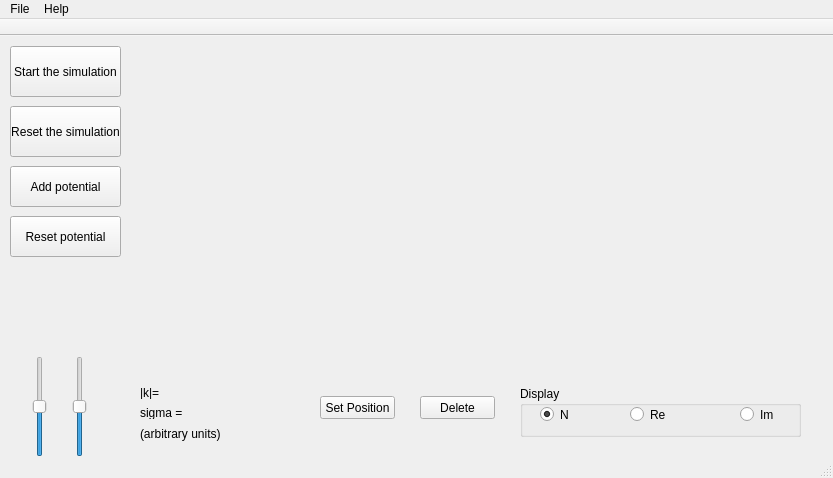
<?xml version="1.0" encoding="UTF-8"?>
<ui version="4.0">
 <class>MainWindow</class>
 <widget class="QMainWindow" name="MainWindow">
  <property name="geometry">
   <rect>
    <x>0</x>
    <y>0</y>
    <width>833</width>
    <height>478</height>
   </rect>
  </property>
  <property name="windowTitle">
   <string>MainWindow</string>
  </property>
  <widget class="QWidget" name="centralWidget">
   <widget class="QPushButton" name="startButton">
    <property name="geometry">
     <rect>
      <x>10</x>
      <y>10</y>
      <width>111</width>
      <height>51</height>
     </rect>
    </property>
    <property name="text">
     <string>Start the simulation</string>
    </property>
   </widget>
   <widget class="QPushButton" name="resetButton">
    <property name="geometry">
     <rect>
      <x>10</x>
      <y>70</y>
      <width>111</width>
      <height>51</height>
     </rect>
    </property>
    <property name="text">
     <string>Reset the simulation</string>
    </property>
   </widget>
   <widget class="QPushButton" name="addPotButton">
    <property name="geometry">
     <rect>
      <x>10</x>
      <y>130</y>
      <width>111</width>
      <height>41</height>
     </rect>
    </property>
    <property name="text">
     <string>Add potential</string>
    </property>
   </widget>
   <widget class="QPushButton" name="resetPotentialButton">
    <property name="geometry">
     <rect>
      <x>10</x>
      <y>180</y>
      <width>111</width>
      <height>41</height>
     </rect>
    </property>
    <property name="text">
     <string>Reset potential</string>
    </property>
   </widget>
   <widget class="QSlider" name="setkSlider">
    <property name="geometry">
     <rect>
      <x>30</x>
      <y>320</y>
      <width>20</width>
      <height>101</height>
     </rect>
    </property>
    <property name="maximum">
     <number>99</number>
    </property>
    <property name="singleStep">
     <number>0</number>
    </property>
    <property name="sliderPosition">
     <number>50</number>
    </property>
    <property name="orientation">
     <enum>Qt::Vertical</enum>
    </property>
   </widget>
   <widget class="QSlider" name="setSigmaSlider">
    <property name="geometry">
     <rect>
      <x>70</x>
      <y>320</y>
      <width>20</width>
      <height>101</height>
     </rect>
    </property>
    <property name="sliderPosition">
     <number>50</number>
    </property>
    <property name="orientation">
     <enum>Qt::Vertical</enum>
    </property>
   </widget>
   <widget class="QWidget" name="verticalLayoutWidget">
    <property name="geometry">
     <rect>
      <x>180</x>
      <y>10</y>
      <width>640</width>
      <height>320</height>
     </rect>
    </property>
    <layout class="QVBoxLayout" name="renderAreaLayout"/>
   </widget>
   <widget class="QWidget" name="verticalLayoutWidget_2">
    <property name="geometry">
     <rect>
      <x>20</x>
      <y>230</y>
      <width>81</width>
      <height>80</height>
     </rect>
    </property>
    <layout class="QVBoxLayout" name="KSelectLayout"/>
   </widget>
   <widget class="QPushButton" name="setRButton">
    <property name="geometry">
     <rect>
      <x>320</x>
      <y>360</y>
      <width>75</width>
      <height>23</height>
     </rect>
    </property>
    <property name="text">
     <string>Set Position</string>
    </property>
   </widget>
   <widget class="QPushButton" name="deleteButton">
    <property name="geometry">
     <rect>
      <x>420</x>
      <y>360</y>
      <width>75</width>
      <height>23</height>
     </rect>
    </property>
    <property name="text">
     <string>Delete</string>
    </property>
   </widget>
   <widget class="QGroupBox" name="groupBox">
    <property name="geometry">
     <rect>
      <x>520</x>
      <y>350</y>
      <width>281</width>
      <height>51</height>
     </rect>
    </property>
    <property name="title">
     <string>Display</string>
    </property>
    <widget class="QRadioButton" name="radioRe">
     <property name="geometry">
      <rect>
       <x>110</x>
       <y>20</y>
       <width>82</width>
       <height>17</height>
      </rect>
     </property>
     <property name="text">
      <string>Re</string>
     </property>
    </widget>
    <widget class="QRadioButton" name="radioIm">
     <property name="geometry">
      <rect>
       <x>220</x>
       <y>20</y>
       <width>82</width>
       <height>17</height>
      </rect>
     </property>
     <property name="text">
      <string>Im</string>
     </property>
    </widget>
    <widget class="QRadioButton" name="radioNorm">
     <property name="geometry">
      <rect>
       <x>20</x>
       <y>20</y>
       <width>82</width>
       <height>17</height>
      </rect>
     </property>
     <property name="text">
      <string>N</string>
     </property>
     <property name="checked">
      <bool>true</bool>
     </property>
    </widget>
   </widget>
   <widget class="QLabel" name="kValueLabel">
    <property name="geometry">
     <rect>
      <x>140</x>
      <y>350</y>
      <width>46</width>
      <height>13</height>
     </rect>
    </property>
    <property name="text">
     <string>|k|=</string>
    </property>
   </widget>
   <widget class="QLabel" name="sigmaValueLabel">
    <property name="geometry">
     <rect>
      <x>140</x>
      <y>370</y>
      <width>46</width>
      <height>13</height>
     </rect>
    </property>
    <property name="text">
     <string>sigma = </string>
    </property>
   </widget>
   <widget class="QLabel" name="kValueLabel_2">
    <property name="geometry">
     <rect>
      <x>140</x>
      <y>390</y>
      <width>81</width>
      <height>16</height>
     </rect>
    </property>
    <property name="text">
     <string>(arbitrary units)</string>
    </property>
   </widget>
  </widget>
  <widget class="QMenuBar" name="menuBar">
   <property name="geometry">
    <rect>
     <x>0</x>
     <y>0</y>
     <width>833</width>
     <height>21</height>
    </rect>
   </property>
   <property name="acceptDrops">
    <bool>true</bool>
   </property>
   <property name="autoFillBackground">
    <bool>false</bool>
   </property>
   <widget class="QMenu" name="menuFile">
    <property name="title">
     <string>File</string>
    </property>
    <addaction name="actionNew"/>
    <addaction name="actionSave"/>
    <addaction name="actionLoad"/>
    <addaction name="actionExit"/>
   </widget>
   <widget class="QMenu" name="menuHelp">
    <property name="title">
     <string>Help</string>
    </property>
    <addaction name="actionOnline_help"/>
    <addaction name="separator"/>
    <addaction name="actionAbout"/>
   </widget>
   <addaction name="menuFile"/>
   <addaction name="menuHelp"/>
  </widget>
  <widget class="QToolBar" name="mainToolBar">
   <property name="movable">
    <bool>false</bool>
   </property>
   <attribute name="toolBarArea">
    <enum>TopToolBarArea</enum>
   </attribute>
   <attribute name="toolBarBreak">
    <bool>false</bool>
   </attribute>
  </widget>
  <widget class="QStatusBar" name="statusBar"/>
  <action name="actionOnline_help">
   <property name="text">
    <string>Online help</string>
   </property>
  </action>
  <action name="actionAbout">
   <property name="text">
    <string>About</string>
   </property>
  </action>
  <action name="actionNew">
   <property name="text">
    <string>New</string>
   </property>
  </action>
  <action name="actionSave">
   <property name="text">
    <string>Save</string>
   </property>
  </action>
  <action name="actionSave_as">
   <property name="text">
    <string>Save as...</string>
   </property>
  </action>
  <action name="actionLoad">
   <property name="text">
    <string>Load</string>
   </property>
  </action>
  <action name="actionExit">
   <property name="text">
    <string>Exit</string>
   </property>
  </action>
 </widget>
 <layoutdefault spacing="6" margin="11"/>
 <resources/>
 <connections/>
</ui>
